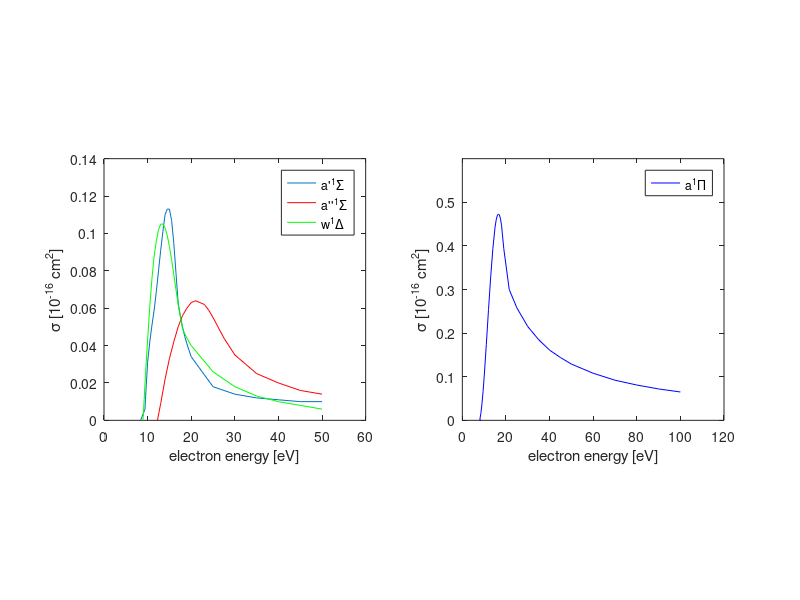
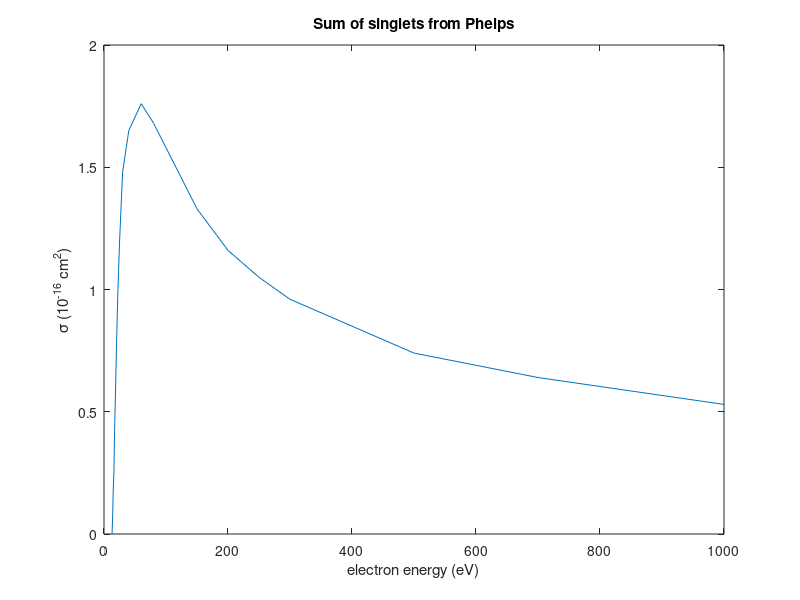
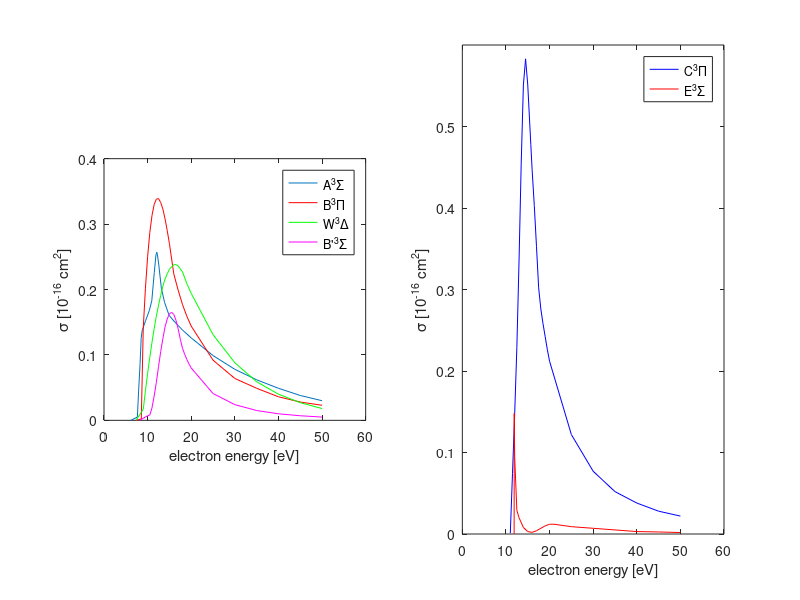
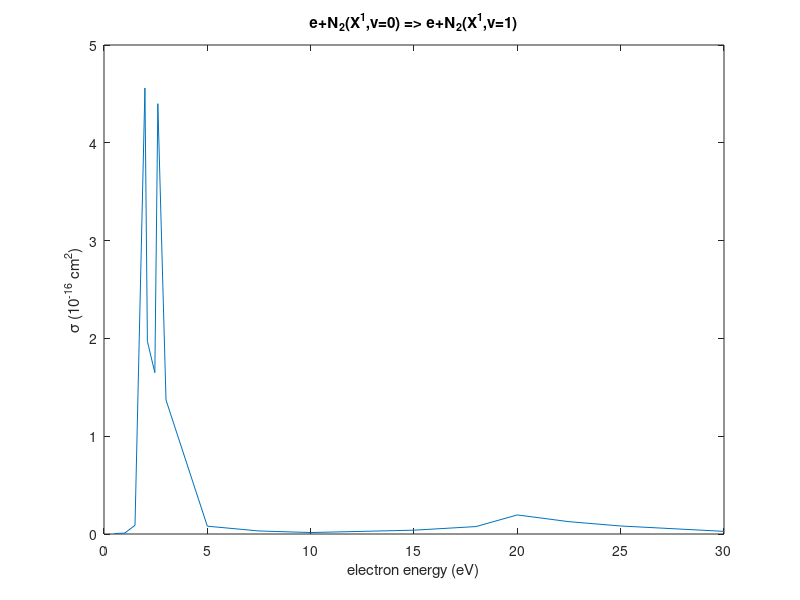

The MATLAB script that drew these images, in order:
%%%%%%%%%%%%%%%%%%%%%%%%%%%%%%%%%%%%%%%%%%%%%%%%%%%%%%%%%%%%%%%%%%%%%
%%%
%%%    write N2 cross sections from Itikawa 2005
%%%
%%%
%%%%%%%%%%%%%%%%%%%%%%%%%%%%%%%%%%%%%%%%%%%%%%%%%%%%%%%%%%%%%%%%%%%%%
clear all;
write_data = 0;

%%%%%%%%%%%%%%%%%%%%%%%%%%%%%%%%%%%%%%%%%%%%%%%%%%%%%%%%%%%%%%%%%%%%%
%%%
%%%   set triplet excitation cross sections from Tables 8
%%%

%%% e + N2(X1) => e + N2(A3Sigma)
%
EA3 = [6.169 7.65 7.96 8.26 8.52 8.74 9.57 10.4 10.96 11.53 11.88 11.97 12.10 12.23 ...
       12.54 13.15 13.90 14.85 15:1:20 25:5:50];
QA3 = [0 0.005 0.048 0.085 0.125 0.137 0.153 0.168 0.183 0.226 0.251 0.254 0.257 0.254 0.239 0.202 ...
       0.180 0.162 0.160 0.152 0.145 0.138 0.132 0.126 0.099 0.078 0.062 0.049 0.038 0.030]*1e-16;

%%% e + N2(X1) => e + N2(B3Pi)
%
EB3 = [7.353 8.55 9:0.5:15 16:1:20 25:5:50];
QB3 = [0 0.002 0.141 0.202 0.250 0.287 0.313 0.330 0.338 0.339 0.333 0.323 0.308 ...
      0.290 0.270 0.224 0.199 0.177 0.159 0.144 0.092 0.064 0.049 0.036 0.028 0.023]*1e-16;

%%% e + N2(X1) => e + N2(W3Delta)
%
EW3 = [7.362 9:0.5:15 16 16.5 17 18 19 20:5:50];
QW3 = [0 0.017 0.045 0.072 0.096 0.119 0.140 0.159 0.176 0.191 0.205 0.216 0.224 ...
       0.231 0.238 0.238 0.236 0.227 0.209 0.194 0.131 0.088 0.059 0.040 0.027 0.018]*1e-16;

%%% e + N2(X1) => e + N2(Bp3Sigma)
%
EBp3 = [8.165 10:0.5:20 25:5:50];
QBp3 = [0 0.007 0.008 0.019 0.037 0.058 0.082 0.105 0.125 0.143 0.155 0.163 0.165 ...
        0.162 0.153 0.140 0.124 0.110 0.101 0.093 0.086 0.080 0.041 0.024 0.015 ...
        0.010 0.007 0.005]*1e-16;


close(figure(11)); f11=figure(11); set(f11,'position',[0 0 800 300]);
subplot(1,2,1);
plot(EA3,QA3/1e-16); 
hold on; plot(EB3,QB3/1e-16,'r'); axis('square')
hold on; plot(EW3,QW3/1e-16,'g');
hold on; plot(EBp3,QBp3/1e-16,'magenta');
legend('A^3\Sigma','B^3\Pi','W^3\Delta','B''^3\Sigma');
xlabel('electron energy [eV]');
ylabel('\sigma [10^-^1^6 cm^2]');
%title('triplet excitation from Itikawa');
axis([0 60 0 0.4]);


%%%%%%%%%%%%%%%%%%%%%%%%%%%%%%%%%%%%%%%%%%%%%%%%%%%%%%%%%%%%%%%%%%%%%
%%% 
%%%   set singlet excitation cross sections from Table 9 and 10
%%%

%%% e + N2(X1) => e + N2(ap1Sigma)
%
Eap1 = [8.399 9.4 9.5 10:0.5:19 20:5:50];
Qap1 = [0 0.006 0.011 0.031 0.042 0.051 0.059 0.069 0.080 0.091 0.101 0.110 ...
        0.113 0.113 0.107 0.095 0.079 0.063 0.056 0.050 0.045 0.041 0.034 ...
        0.018 0.014 0.012 0.011 0.010 0.010]*1e-16;
    
%%% e + N2(X1) => e + N2(a1Pi)
%
Ea1 = [8.549 8:0.5:10 11:1:15 15.5:0.5:18 19 21.5 25:5:50 60:10:100];
Qa1 = [0 0.001 0.016 0.038 0.066 0.099 0.174 0.254 0.329 0.394 0.443 0.459 0.469 ...
       0.473 0.471 0.462 0.446 0.394 0.300 0.258 0.215 0.185 0.161 0.144 0.129 ...
       0.108 0.092 0.081 0.072 0.065]*1e-16;
      
%%% e + N2(X1) => e + N2(w1Delta)
%
Ew1 = [8.89 8.9 9:0.5:16 17:1:20 25:5:50];
Qw1 = [0 1e-4 2e-3 0.024 0.043 0.061 0.076 0.088 0.096 0.102 0.105 0.105 0.103 ...
       0.099 0.093 0.086 0.078 0.062 0.049 0.044 0.04 0.026 0.018 0.013 0.01 0.008 0.006]*1e-16;
   
%%% e + N2(X1) => e + N2(app1Sigma)
%
Eapp1 = [12.255 12.25 13:1:25 27.5 30:5:50];
Qapp1 = [0 0 9e-3 0.022 0.033 0.042 0.05 0.056 0.06 0.063 0.064 0.063 0.062 ...
         0.059 0.055 0.044 0.035 0.025 0.02 0.016 0.014]*1e-16;
   
   
close(figure(2)); f2=figure(2); set(f2,'position',[0 600 800 300]);
subplot(1,2,1);
plot(Eap1,Qap1/1e-16); axis('square');
hold on; plot(Eapp1,Qapp1/1e-16,'r');
hold on; plot(Ew1,Qw1/1e-16,'g');
legend('a''^1\Sigma','a''''^1\Sigma','w^1\Delta');
xlabel('electron energy [eV]');
ylabel('\sigma [10^-^1^6 cm^2]');
%title('singlet excitation from Itikawa');
axis([0 60 0 0.14]);
%
subplot(1,2,2);
plot(Ea1,Qa1/1e-16,'b'); axis([0 120 0 0.6]); axis('square');
legend('a^1\Pi');
xlabel('electron energy [eV]');
ylabel('\sigma [10^-^1^6 cm^2]');

%%%%%%%%%%%%%%%%%%%%%%%%%%%%%%%%%%%%%%%%%%%%%%%%%%%%%%%%%%%%%%%%%%%%%
%%% 
%%%   set triplet excitation cross sections from Table 10
%%%

%%% e + N2(X1) => e + N2(C3Pi)
%
EC3 = [11:0.5:15 15.7 16:0.5:20 25:5:50];
QC3 = [0.001 0.074 0.147 0.229 0.335 0.455 0.551 0.583 0.551 0.478 0.447 0.403 0.353 ...
       0.302 0.276 0.258 0.242 0.226 0.212 0.122 0.077 0.052 0.038 0.028 0.022]*1e-16;

%%% e + N2(X1) => e + N2(E3Sigma)
%
EE3 = [11.875 11.9 11.95 12 12.5 13:1:21 25:5:50];
QE3 = [0 0.148 0.120 0.095 0.029 0.02 0.008 0.003 0.002 0.004 0.007 0.01 ...
       0.012 0.012 0.009 0.007 0.005 0.003 0.0025 0.0018]*1e-16;

%close(figure(3)); figure(3);
figure(11); subplot(1,2,2);
plot(EC3,QC3/1e-16,'b'); axis([0 60 0 0.6]);
hold on; plot(EE3,QE3/1e-16,'r');
legend('C^3\Pi', 'E^3\Sigma');
xlabel('electron energy [eV]');
ylabel('\sigma [10^-^1^6 cm^2]');
%title('singlet excitation from Itikawa');

%figure(1); hold on; plot(EE3,QE3/1e-16,'cyan');
%legend('A^3\Sigma','B^3\Pi','W^3\Delta','B^3\Sigma','E^3\Sigma');


%%%  excitation of optically allowed sum of singlet states from Phelps
%%%  e + N2(X1) => e + N2(b1Pi + b'1Sigma + c'1Sigma)
%%%  These states are believed to all predissociate
%
ESum = [13:1:18 20 22 25 30 40 60 80 100 150 200 250 300 500 700 1e3];
QSum = [0 0.081 0.19 0.25 0.42 0.52 0.75 0.96 1.19 1.48 1.65 1.76 ...
        1.68 1.58 1.33 1.16 1.05 0.96 0.74 0.64 0.53]*1e-16;     

close(figure(4)); figure(4);    
plot(ESum,QSum*1e16);
xlabel('electron energy (eV)'); ylabel('\sigma (10^-^1^6 cm^2)');
title('Sum of singlets from Phelps');


%%%  v=0 -> v=1 from Itikawa
%
Evib = [0.5 1.0 1.5 1.98 2.1 2.46 2.605 3.0 5.0 7.5 10 15 18 20. 22.5 25 30];
Qvib = [0.005 0.009 0.089 4.560 1.970 1.650 4.400 1.370 0.080 0.031 0.015 ...
        0.039 0.076 0.195 0.126 0.082 0.027]*1e-16;     

close(figure(44)); figure(44);    
plot(Evib,Qvib*1e16);
xlabel('electron energy (eV)'); ylabel('\sigma (10^-^1^6 cm^2)');
title('e+N_2(X^1,v=0) => e+N_2(X^1,v=1)');


%%%   elastic momentum transfer from Itikawa (E=200->1000 from siglo
%%%   database, which is from Phelps and Pitchford)
%%%
Eelm = [0 1e-3 0.0015 0.0018 0.002 0.0025 0.003 0.004 0.005 0.006 0.007 ...
        0.008 0.009 0.01 0.012 0.015 0.018 0.02 0.025 0.03 0.04 0.05 ...
        0.06 0.07 0.08 0.09 0.1 0.12 0.15 0.18 0.2 0.25 0.3:0.1:1 1.5 ...
        1.92 1.98 2.46 2.605 4:1:10 12 15 18 20 25 30:10:100 200 300 ...
        500 700 1000];
Qelm = [1.1 1.357 1.426 1.464 1.490 1.550 1.620 1.718 1.810 1.908 2.000 ...
        2.062 2.131 2.191 2.342 2.550 2.729 2.850 3.12 3.40 3.85 4.33 ...
        4.72 5.10 5.41 5.69 5.95 6.45 7.10 7.59 7.90 8.50 9.00 9.70 ...
        10.16 10.65 10.87 11.00 11.03 11.07 11.12 17.40 18.03 16.65 ...
        12.38 10.90 9.90 9.45 9.29 9.19 9.29 9.45 9.84 9.97 9.07 8.20 ...
        7.25 6.80 6.31 5.60 4.51 3.59 2.94 2.50 2.19 0.8 0.48 0.23 ...
        0.143 0.07]*1e-16;


%%%   effective momentum tranfer from Phelps 1985
%%%   Qeff = Qelm + sum(Qinel)
%%%
Eeff = [0:1e-3:3e-3 5e-3 7e-3 8.5e-3 1e-2 1.5e-2 2e-2 3e-2 4e-2 5e-2 ...
        7e-2 1e-1 1.2e-1 1.5e-1 1.7e-1 2e-1:5e-2:4e-1 5e-1 7e-1 1.0 1.2 ...
        1.3 1.5 1.7 1.9 2.1 2.2 2.5 2.8 3.0 3.3 3.6 4 4.5 5 6 7 8 10 12 ...
        15 17 20 25 30 50 75 100 150 200 300 500 700 1e3 1.5e3 2e3 3e3 ...
        5e3 7e3 1e4];

Qeff = [1.1 1.36 1.49 1.62 1.81 2 2.1 2.19 2.55 2.85 3.4 3.85 4.33 5.1 ...
        5.95 6.45 7.1 7.4 7.9 8.5 9.0 9.4 9.7 9.9 10 10 10.4 11 12 13.8 ...
        19.6 27 28.5 30 28 21.7 17.2 14.7 12.6 11.3 10.9 10.4 10.1 10 ...
        10.4 10.9 11 10.7 10.2 9.5 9.0 8.6 6.6 5.8 4.9 4.2 3.3 2.44 ...
        1.96 1.55 1.12 0.81 0.63 0.4 0.29 0.21]*1e-16; % [cm^2]


    
%%%   ionization cross sections from Itikawa
%
Eizn = [15.6 16:0.5:25 30:5:40 45:5:100 110 120:20:200 225:25:300 ...
            350:50:1e3];
Qizn = [0 0.0211 0.0466 0.0713 0.0985 0.129 0.164 0.199 0.230 0.270 ...
            0.308 0.344 0.380 0.418 0.455 0.492 0.528 0.565 0.603 ...
            0.640 0.929 1.16 1.37 1.52 1.60 1.66 1.72 1.74 1.78 1.80 ...
            1.81 1.82 1.83 1.85 1.85 1.83 1.81 1.78 1.72 1.67 1.61 ...
            1.55 1.48 1.41 1.37 1.28 1.20 1.11 1.05 0.998 0.943 0.880 ...
            0.844 0.796 0.765 0.738 0.719 0.698 0.676]*1e-16; % X2+A2+B2
Qdizn = [0 0 0 0 0 0 0 0 0 0 0 0 0 0 0 0 0 0 0 0 0.0325 0.0904 ...
            0.166 0.245 0.319 0.390 0.438 0.482 0.523 0.561 0.587 ...
            0.605 0.632 0.645 0.656 0.660 0.661 0.652 0.633 0.595 ...
            0.566 0.516 0.493 0.458 0.438 0.393 0.351 0.324 0.299 ...
            0.274 0.248 0.234 0.217 0.205 0.200 0.192 0.183 0.176 ...
            0.167]*1e-16;
    
        
%%%%%%%%%%%%%%%%%%%%%%%%%%%%%%%%%%%%%%%%%%%%%%%%%%%%%%%%%%%%%%%%%%%%%%%%%%%


if(write_data)
    
    Itikawa_xsecs.EA3 = EA3;   % [eV]
    Itikawa_xsecs.QA3 = QA3;   % [cm^2]
    Itikawa_xsecs.UA3 = 6.17;  % [eV]
    %
    Itikawa_xsecs.EB3 = EB3;  
    Itikawa_xsecs.QB3 = QB3;   
    Itikawa_xsecs.UB3 = 7.353;  
    %
    Itikawa_xsecs.EW3 = EW3;  
    Itikawa_xsecs.QW3 = QW3;   
    Itikawa_xsecs.UW3 = 7.362;  
    %
    Itikawa_xsecs.EBp3 = EBp3;  
    Itikawa_xsecs.QBp3 = QBp3;   
    Itikawa_xsecs.UBp3 = 8.165;  
    %
    Itikawa_xsecs.Eap1 = Eap1;  
    Itikawa_xsecs.Qap1 = Qap1;   
    Itikawa_xsecs.Uap1 = 8.399;  
    %
    Itikawa_xsecs.Ea1 = Ea1;  
    Itikawa_xsecs.Qa1 = Qa1;   
    Itikawa_xsecs.Ua1 = 8.549;  
    %
    Itikawa_xsecs.Ew1 = Ew1;  
    Itikawa_xsecs.Qw1 = Qw1;   
    Itikawa_xsecs.Uw1 = 8.890;  
    %
    Itikawa_xsecs.EC3 = EC3;  
    Itikawa_xsecs.QC3 = QC3;   
    Itikawa_xsecs.UC3 = 11.032;  
    %
    Itikawa_xsecs.EE3 = EE3;  
    Itikawa_xsecs.QE3 = QE3;   
    Itikawa_xsecs.UE3 = 11.875;  
    %
    Itikawa_xsecs.Eapp1 = Eapp1;  
    Itikawa_xsecs.Qapp1 = Qapp1;   
    Itikawa_xsecs.Uapp1 = 12.255;  
    %
    Itikawa_xsecs.ESum = ESum;  
    Itikawa_xsecs.QSum = QSum;   
    Itikawa_xsecs.USum = 13.0;  
    %
    Itikawa_xsecs.Eizn = Eizn;
    Itikawa_xsecs.Qizn = Qizn;
    Itikawa_xsecs.Uizn = 15.6;
    %
    Itikawa_xsecs.Edizn = Eizn;
    Itikawa_xsecs.Qdizn = Qdizn;
    Itikawa_xsecs.Udizn = 25;
    %
    Itikawa_xsecs.Eelm = Eelm;
    Itikawa_xsecs.Qelm = Qelm;
    Itikawa_xsecs.mM = 1.95e-5;
    %
    Itikawa_xsecs.Eeff = Eeff;
    Itikawa_xsecs.Qeff = Qeff;
%
    save('../../Xsecs/Itikawa_xsecs.mat','Itikawa_xsecs');
    
end



